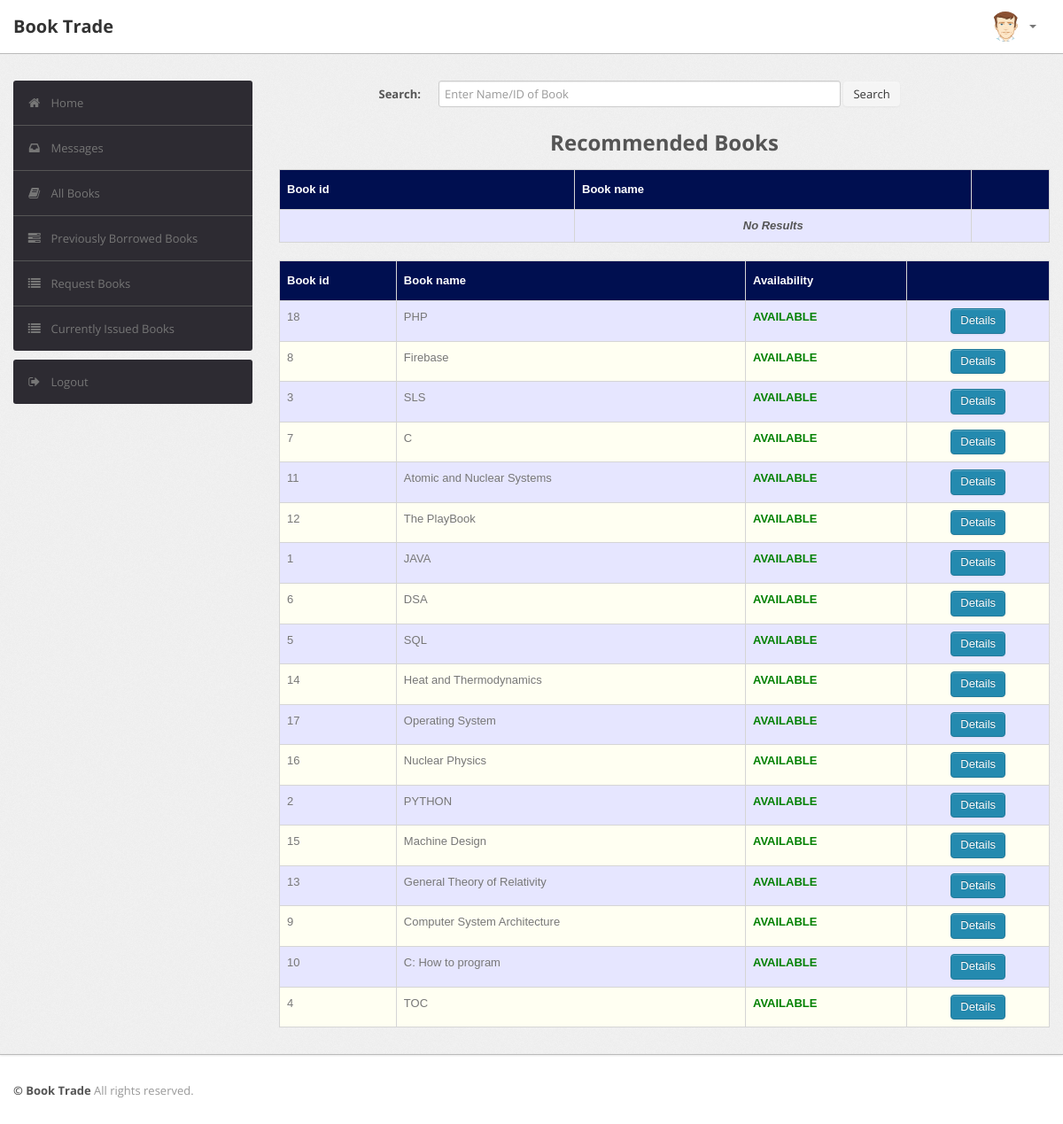
/student/book.php (signed in), run on the app's committed database.
### tables this page shows
CREATE TABLE `book` (
  `BookId` int NOT NULL,
  `Title` varchar(50) DEFAULT NULL,
  `Publisher` varchar(50) DEFAULT NULL,
  `Year` varchar(50) DEFAULT NULL,
  `Availability` int DEFAULT NULL
);

### student/book.php (the view, shortened to what this page needs)
<?php
require_once("recommendation_data.php");
$re = new Recommend();
?>
<?php
if ($_SESSION['RollNo']) {
?>
<!DOCTYPE html>
<html lang="en">
    <head>
        <link type="text/css" href="bootstrap/css/bootstrap.min.css" rel="stylesheet">
        <link type="text/css" href="bootstrap/css/bootstrap-responsive.min.css" rel="stylesheet">
        <link type="text/css" href="css/theme.css" rel="stylesheet">
        <link type="text/css" href="images/icons/css/font-awesome.css" rel="stylesheet">
    </head>
    <body>
        <div class="navbar navbar-fixed-top">
            <div class="navbar-inner">
                <div class="container">
                        <a class="brand" href="index.php">Book Trade </a>
                    <div class="nav-collapse collapse navbar-inverse-collapse">
                        <ul class="nav pull-right">
                            <li class="nav-user dropdown"><a href="#" class="dropdown-toggle" data-toggle="dropdown">
                                <img src="images/user.png" class="nav-avatar" />
                                <b class="caret"></b></a>
                            </li>
                        </ul>
                    </div>
                </div>
            </div>
        </div>
        <div class="wrapper">
            <div class="container">
                <div class="row">
                    <div class="span3">
                        <div class="sidebar">
                            <ul class="widget widget-menu unstyled">
                                <li class="active"><a href="index.php"><i class="menu-icon icon-home"></i>Home
                                </a></li>
                                 <li><a href="message.php"><i class="menu-icon icon-inbox"></i>Messages</a>
                                </li>
                                <li><a href="book.php"><i class="menu-icon icon-book"></i>All Books </a></li>
                                <li><a href="history.php"><i class="menu-icon icon-tasks"></i>Previously Borrowed Books </a></li>
                                <li><a href="requestbook.php"><i class="menu-icon icon-list"></i>Request Books </a></li>
                                <li><a href="current.php"><i class="menu-icon icon-list"></i>Currently Issued Books </a></li>
                            </ul>
                            <ul class="widget widget-menu unstyled">
                                <li><a href="logout.php"><i class="menu-icon icon-signout"></i>Logout </a></li>
                            </ul>
                        </div>
                    </div>
                    <div class="span9">
                        <form class="form-horizontal row-fluid" action="book.php" method="post">
                                        <div class="control-group">
                                            <label class="control-label" for="Search"><b>Search:</b></label>
                                            <div class="controls">
                                                <input type="text" id="title" name="title" placeholder="Enter Name/ID of Book" class="span8" required>
                                                <button type="submit" name="submit"class="btn">Search</button>
                                            </div>
                                        </div>
                                    </form>
                                    <br>
                                    <?php
                                    if(isset($_POST['submit']))
                                        {$s=$_POST['title'];
                                            $sql="select * from LMS.book where BookId='$s' or Title like '%$s%'";
                                        }
                                    else
                                        $sql="select * from LMS.book order by Availability DESC";
                                    $result=$conn->query($sql);
                                    $rowcount=mysqli_num_rows($result);
                                    if(!($rowcount))
                                        echo "<br><center><h2><b><i>No Results</i></b></h2></center>";
                                    else
                                    {
                                    ?>
                        <center><h2><b>Recommended Books</b></h2></center>
                        <table class="table" id = "tables">
                                  <thead>
                                    <tr>
                                      <th>Book id</th>
                                      <th>Book name</th>
                                      <th></th>
                                    </tr>
                                  </thead>
                                  <tbody>
                                  <?php
                                    $data_recomm=$re->getRecommendations($data, $_SESSION['RollNo']);
                                    if(!empty($data_recomm)){
                                    foreach($data_recomm as $key => $value){
                                            $bid=$value;
                                            $bname=$key;
                                            echo "<tr>";
                                            echo "<td>".$bid."</td>";
                                            echo "<td>".$bname."</td>"; ?>
                                            <td><center><a href="bookdetails.php?id=<?php echo $bid; ?>" class="btn btn-primary">Details</a>
                                      	<?php
                                      	if($bid)
                                      		echo "<a href=\"issue_request.php?id=".$bid."\" class=\"btn btn-success\">Issue</a>";
                                        ?>
                                 <?php  }
                                }else
                                  {
                                    echo "<tr><td></td><td><center><b><i>No Results</i></b></center></td><td></td></tr>";
                                  }
                                 ?>
                               </tbody>
                                </table>
                               <br/>
                                <table class="table" id = "tables">
                                  <thead>
                                    <tr>
                                      <th>Book id</th>
                                      <th>Book name</th>
                                      <th>Availability</th>
                                      <th></th>
                                    </tr>
                                  </thead>
                                  <tbody>
                                  <?php
                            while($row=$result->fetch_assoc())
                            {
                                $bookid=$row['BookId'];
                                $name=$row['Title'];
                                $avail=$row['Availability'];
                            ?>
                                    <tr>
                                      <td><?php echo $bookid ?></td>
                                      <td><?php echo $name ?></td>
                                      <td><b><?php
                                           if($avail > 0)
                                              echo "<font color=\"green\">AVAILABLE</font>";
                                            else
                                            	echo "<font color=\"red\">NOT AVAILABLE</font>";
                                                 ?>
                                                 </b></td>
                                                 <td><center><a href="bookdetails.php?id=<?php echo $bid; ?>" class="btn btn-primary">Details</a>
                                        </center></td>
                                    </tr>
                               <?php }} ?>
                               </tbody>
                                </table>
                            </div>
                </div>
                </div>
            </div>
<div class="footer">
            <div class="container">
                <b class="copyright">&copy; Book Trade </b>All rights reserved.
            </div>
        </div>
    </body>
</html>
<?php }
else {
    echo "<script type='text/javascript'>alert('Access Denied!!!')</script>";
} ?>

### student/css/theme.css (style rules this page uses)
#tables { font-family: "Trebuchet MS", Arial, Helvetica, sans-serif; border-collapse: collapse; width: 100%; }
#tables td, #tables th { border: 1px solid #ddd; padding: 8px; }
#tables tr:nth-child(even) { background-color: #fffff2; }
#tables tr:nth-child(odd) { background-color: #e6e6ff; }
#tables th { padding-top: 12px; padding-bottom: 12px; text-align: left; background-color: #000F50; color: white; }
body { font-size: 13px; font-family: 'Open Sans', Arial, sans-serif; background: #fff; color: #777 }
h1, h2, h3, h4, h5, h6 { color: #333; margin-top: 0 }
h2 { font-size: 24px }
strong, b { color: #555 }
.wrapper { background: url(../images/bg.png) #eee; border-bottom: 1px solid #bbb; -webkit-box-shadow: 0 1px 2px rgba(0,0,0,0.1); -moz-box-shadow: 0 1px 2px rgba(0,0,0,0.1); box-shadow: 0 1px 2px rgba(0,0,0,0.1); padding: 30px 0 }
.footer { color: #999; padding: 30px 0 60px }
form { margin: 0 }
select, textarea, input[type="text"], input[type="password"], input[type="datetime"], input[type="datetime-local"], input[type="date"], input[type="month"], input[type="time"], input[type="week"], input[type="number"], input[type="email"], input[type="url"], input[type="search"], input[type="tel"], input[type="color"], .uneditable-input, label, input, button, select, textarea { -webkit-border-radius: 3px; -moz-border-radius: 3px; border-radius: 3px; font-size: 13px; font-family: 'Open Sans', Tahoma, Arial, sans-serif }
body [class^="icon-"], body [class*=" icon-"] { font-size: 14px; line-height: 20px; height: 20px }
.form-horizontal .control-group, .form-vertical .control-group { margin-bottom: 0 }
.navbar { position: static!important; margin: 0!important }
.navbar .navbar-inner { background: #fff; border-bottom: 1px solid #bbb; -webkit-box-shadow: 0 1px 2px rgba(0,0,0,0.15); -moz-box-shadow: 0 1px 2px rgba(0,0,0,0.15); box-shadow: 0 1px 2px rgba(0,0,0,0.15) }
.navbar .brand { color: #333; font-weight: bold; font-size: 20px; margin-right: 20px; padding: 20px }
.navbar .nav>li>a { padding: 20px 15px; font-weight: bold; color: #777 }
.nav-user>a { height: 20px }
.nav-avatar { width: 34px; height: 34px; margin: -7px 5px 0 0; -webkit-border-radius: 50%; -moz-border-radius: 50%; border-radius: 50% }
.btn, .btn-box { -webkit-border-radius: 3px; -moz-border-radius: 3px; border-radius: 3px }
.btn { font-size: 13px; font-weight: 600 }
.btn { display: inline-block; margin-bottom: 0; font-weight: 400; text-align: center; vertical-align: middle; cursor: pointer; background-image: none; border: 1px solid transparent; white-space: nowrap; padding: 4px 10px; font-size: 13px; line-height: 1.42857; border-radius: 4px; -webkit-user-select: none; -moz-user-select: none; -ms-user-select: none; user-select: none }
.btn-primary { color: #fff; background-color: #248aaf; border-color: #20799a }
.table { margin-bottom: 0 }
.table th, .table td { border-color: #d5d5d5!important }
.widget-menu { background: #fff; -webkit-border-radius: 3px; -moz-border-radius: 3px; border-radius: 3px; overflow: hidden }
.widget-menu a { color: #555; display: block; line-height: 20px; padding: 15px; text-decoration: none!important }
.widget-menu .menu-icon { margin-right: 10px; color: #767676; -webkit-transition: all .2s ease-in-out; -moz-transition: all .2s ease-in-out; transition: all .2s ease-in-out; }
.widget-menu>li+li { border-top: 1px solid #555 }
.widget-menu>li>a { background-color: #2d2b32; color: #767676; -webkit-transition: all .2s ease-in-out; -moz-transition: all .2s ease-in-out; transition: all .2s ease-in-out; }

### data on the page
book: BookId "18", Title "PHP", Availability "AVAILABLE"
book: BookId "8", Title "Firebase", Availability "AVAILABLE"
book: BookId "3", Title "SLS", Availability "AVAILABLE"
book: BookId "7", Title "C", Availability "AVAILABLE"
book: BookId "11", Title "Atomic and Nuclear Systems", Availability "AVAILABLE"
book: BookId "12", Title "The PlayBook", Availability "AVAILABLE"
book: BookId "1", Title "JAVA", Availability "AVAILABLE"
book: BookId "6", Title "DSA", Availability "AVAILABLE"
book: BookId "5", Title "SQL", Availability "AVAILABLE"
book: BookId "14", Title "Heat and Thermodynamics", Availability "AVAILABLE"
book: BookId "17", Title "Operating System", Availability "AVAILABLE"
book: BookId "16", Title "Nuclear Physics", Availability "AVAILABLE"
book: BookId "2", Title "PYTHON", Availability "AVAILABLE"
book: BookId "15", Title "Machine Design", Availability "AVAILABLE"
book: BookId "13", Title "General Theory of Relativity", Availability "AVAILABLE"
book: BookId "9", Title "Computer System Architecture", Availability "AVAILABLE"
book: BookId "10", Title "C: How to program", Availability "AVAILABLE"
book: BookId "4", Title "TOC", Availability "AVAILABLE"
